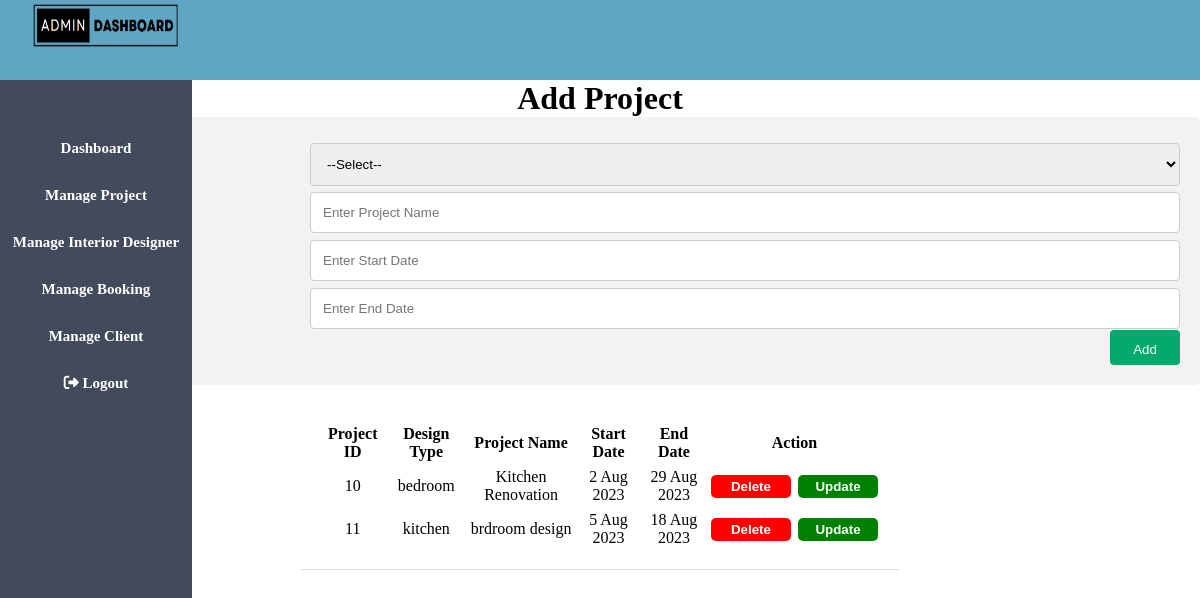
/admin/project.php (signed in), run on the app's committed database.
### tables this page shows
CREATE TABLE `project` (
  `pid` int(200) NOT NULL,
  `p_type` varchar(100) NOT NULL,
  `project_name` varchar(100) NOT NULL,
  `start_date` varchar(100) NOT NULL,
  `end_date` varchar(100) NOT NULL
);

### admin/project.php (the view, shortened to what this page needs)
<?php
if(!empty($_SESSION['adminloginid'])){
?>
<!DOCTYPE html>
<html lang="en">
<head>
    <link rel="stylesheet" type="text/css" href="../admin/admin.css">
    <link rel="stylesheet" href="https://cdnjs.cloudflare.com/ajax/libs/font-awesome/6.4.0/css/all.min.css" />
</head>
<body>
    <header class="header">
    <img src="../admin/images/admin.png" width="150" height="50"/>
    </header>
    <aside>
        <ul>
            <li>
                <a href="../admin/admindashboard.php">Dashboard</a>
            </li>
            <li>
                <a href="../admin/project.php">Manage Project</a>
            </li>
            <li>
                <a href="../admin/designer.php">Manage Interior Designer</a>
            </li>
            <li>
                <a href="../admin/book.php">Manage Booking</a>
            </li>
            <li>
                <a href="../admin/enquiry.php">Manage Client</a>
            </li>
            <li>
            <a href="../admin/adminlogin.php" onclick = 'return Logout()'>
            <i class="fa-solid fa-right-from-bracket" style="color: #ffffff;"></i>
            Logout</a>
            </li>
        </ul>
    </aside>
    <div class="content1">
    <h1> Add Project </h1>
    </div>
    <div class="container">
  <form action="../authen/backendproduct.php" method="POST">
    <div class="row">
      <div class="col-25">
        <label for="p_type">Design type</label>
      </div>
      <div class="col-75">
        <select id="p_type" name="p_type">
          <option value="Select">--Select--</option>
        </select>
      </div>
    </div>
    <div class="row">
      <div class="col-25">
        <label for="project_name">Project Name</label>
      </div>
      <div class="col-75">
        <input type="text" id="project_name" name="project_name" placeholder="Enter Project Name">
      </div>
    </div>
    <div class="row">
      <div class="col-25">
        <label for="start_date">Start Date</label>
      </div>
      <div class="col-75">
        <input type="text" id="start_date" name="start_date" placeholder="Enter Start Date">
      </div>
    </div>
    <div class="row">
      <div class="col-25">
        <label for="end_date">End Date</label>
      </div>
      <div class="col-75">
        <input type="text" id="end_date" name="end_date" placeholder="Enter End Date">
      </div>
    </div>
    <div class="row">
<button type="submit" value="Add" name="add" id="add">Add</button>
    </div>
  </form>
</div>
<table class="center" width="50%" cellspacing="7">
  <tr>
    <br><th>Project ID</th>
    <th>Design Type</th>
    <th>Project Name</th>
    <th>Start Date</th>
    <th>End Date</th>
    <th colspan="2">Action</th>
  </tr>
  <?php
        require "../connection/connection.php";
        $query="SELECT * FROM project";
        $result=mysqli_query($con,$query);
        while($row=mysqli_fetch_assoc($result)){
        echo"
        <tr>
        <td>$row[pid]</td>
        <td>$row[p_type]</td>
        <td>$row[project_name]</td>
        <td>$row[start_date]</td>
        <td>$row[end_date]</td>
        <td><a href='../authen/deleteproduct.php?pid=$row[pid]'><input type='submit' value='Delete' class='delete'></a></td>
        <td><a href='../authen/updateproduct.php?pid=$row[pid]'><input type='submit' value='Update' class='update'></a></td>
        </tr>
        ";
            }
        ?>
  </table>
</body>
</html>
<?php
}
else{
    header("location:../admin/admindashboard.php");
}
?>

### admin/admin.css (style rules this page uses)
* { margin: 0px; padding: 0px; }
.header { background-color: #61a5c5; line-height: 70px; padding-left: 30px; }
a,a:hover { text-decoration: none; }
ul { background-color: #424a5b; width: 16%; height: 100%; position: fixed; padding-top: 5%; text-align: center; }
ul li { list-style: none; padding-bottom: 30px; font-size: 15px; }
ul li a { color: white; font-weight: bold; }
.content1 { text-align: center; }
.delete { background-color: red; color: white; border: 0px; outline: none; border-radius: 5px; height: 23px; width: 80px; font-weight: bold; cursor: pointer; }
.update { background-color: green; color: white; border: 0px; outline: none; border-radius: 5px; height: 23px; width: 80px; font-weight: bold; cursor: pointer; }
input[type=text], select, textarea { width: 100%; padding: 12px; border: 1px solid #ccc; border-radius: 4px; box-sizing: border-box; resize: vertical; }
label { padding: 12px 12px 12px 0; display: inline-block; }
button[type=submit] { background-color: #04AA6D; width: 70px; height: 35px; color: white; padding: 12px 20px; border: none; border-radius: 4px; cursor: pointer; float: right; }
.container { border-radius: 5px; background-color: #f2f2f2; padding: 20px; }
.col-25 { float: left; width: 25%; margin-top: 6px; }
.col-75 { float: left; width: 75%; margin-top: 6px; }
.row:after { content: ""; display: table; clear: both; }
.center { margin-left: auto; margin-right: auto; margin-bottom: auto; border-bottom: 1px solid #ddd; padding: 15px; text-align: center; }

### data on the page
project: pid "10", p_type "bedroom", project_name "Kitchen Renovation", start_date "2 Aug 2023", end_date "29 Aug 2023"
project: pid "11", p_type "kitchen", project_name "brdroom design", start_date "5 Aug 2023", end_date "18 Aug 2023"
